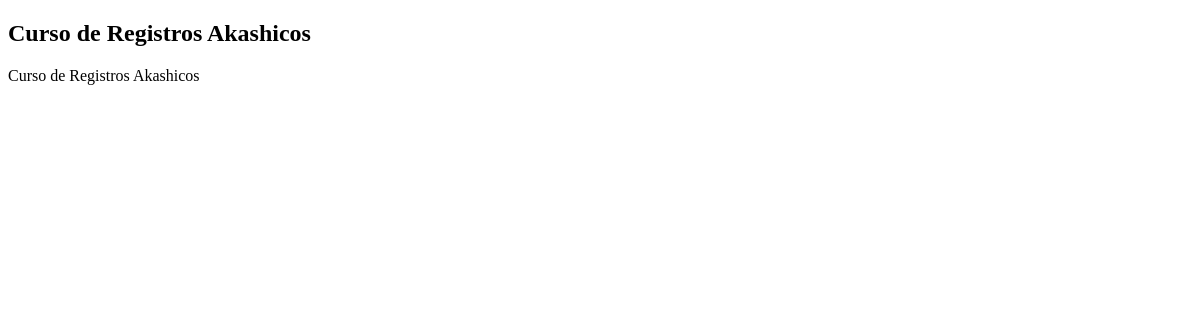
The page /courses/1/ on the database as committed earlier.
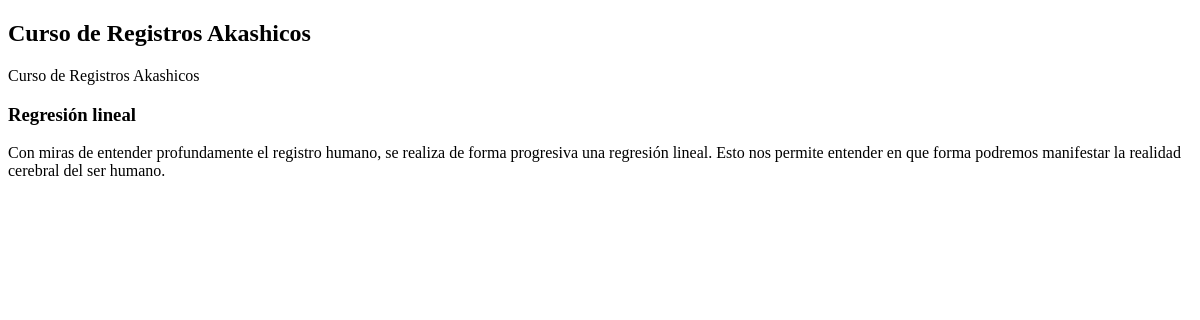
The same page on the database as committed later.
### courses/models.py (models this page shows, shortened)
class Course(models.Model):
    created_at = models.DateTimeField(
        auto_now_add=True
    )
    title = models.CharField(
        max_length=255
    )
    description = models.TextField()

class Lesson(models.Model):
    title = models.CharField(
        max_length=255
    )
    description = models.TextField()
    order = models.IntegerField(default = 0)
    course = models.ForeignKey(Course, on_delete=models.CASCADE)

### courses/views.py (the view)
# urls.py: path('<int:pk>/', views.course_detail),
def course_detail(request,pk):
    courses = Course.objects.get(pk=pk)
    return render(request, 'courses/course_detail.html', {'course': courses})

### courses/templates/courses/course_detail.html (shortened to what this page needs)
{% extends "layout.html" %}
{% block content %}
    <article>
        <h2>
            {{course.title}}
        </h2>
        {{course.title}}
        <section>
            {% for lesson in course.lesson_set.all %}
                <h3>
                    {{lesson.title}}
                </h3>
                {{lesson.description}}
            {% endfor %}
        </section>
    </article>
{% endblock%}

### project/templates/layout.html (shortened to what this page needs)
{%load static%}
<!DOCTYPE html>
<html lang="en">
<head>
    <link rel="stylesheet" href="{% static 'css/layout.css' %}">
</head>
<body>
    <div class="site_container">
        {% block content %}{% endblock %}
    </div>
</body>
</html>

### assets/css/layout.css (style rules this page uses)
html { box-sizing: border-box; }
*, *::after, *::before { box-sizing: inherit; }

Rows that differ between the two databases and show on the page:
added Lesson: title "Regresión lineal", description "Con miras de entender profundamente el registro humano, se realiza de forma progresiva una regresión lineal. Esto nos permite entender en que forma podremos manifestar la realidad cerebral del ser humano."
